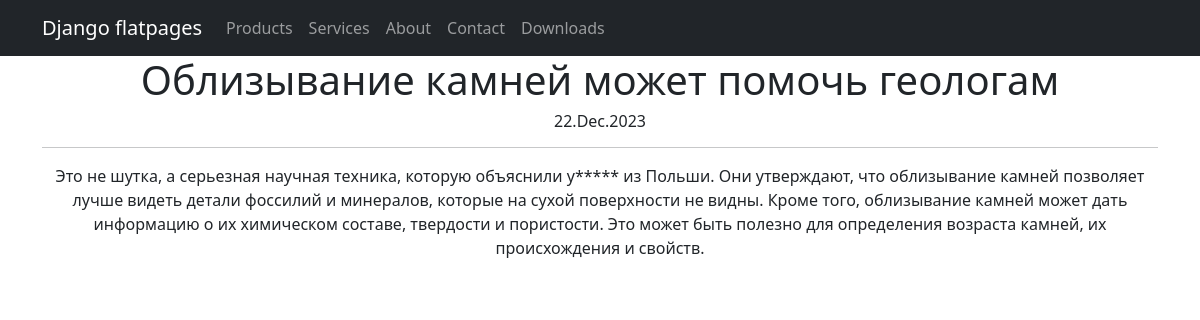
The page /news/2 on the database its author committed.
### news/models.py (models this page shows, shortened)
class Post(models.Model):
    article = 'AR'
    news = 'NE'
    CATEGORY_MATERIAL = [
        (article, 'Статья'),
        (news, 'Новость')
    ]
    author = models.ForeignKey(Author, on_delete=models.CASCADE)
    category_post = models.CharField(max_length=2, choices=CATEGORY_MATERIAL, default=article)
    time_in = models.DateTimeField(auto_now_add=True)
    category_post_many = models.ManyToManyField(Category, through='PostCategory')
    title = models.CharField(max_length=128)
    text = models.TextField()
    rating = models.IntegerField(default=0)

### news/views.py (the view)
# urls.py: path('<int:pk>', PostDetail.as_view()),
class PostDetail(DetailView):
    model = Post
    template_name = 'post.html'
    context_object_name = 'post'

### news/templatetags/custom_filters.py (called while the page is built)
@register.filter()
def censor(text):
    if not isinstance(text, str):
        raise StrException
    else:
        text_list = text.split()
        censor_list = []
        for word in text_list:
            clean_word = ''.join(c for c in word if c not in string.punctuation)
            if clean_word.lower() in BAD_WORDS:
                censor_word = clean_word[0] + (len(clean_word) - 1) * '*'
                censor_list.append(word.replace(clean_word, censor_word))
            else:
                censor_list.append(word)
    return ' '.join(censor_list)

### templates/post.html (shortened to what this page needs)
{% extends 'flatpages/default.html' %}
{% load custom_filters %}
{% block content %}
<h1>{{ post.title }}</h1>
<h6>{{ post.time_in|date:'d.M.Y' }}</h6>
<hr>
{{ post.text|censor }}
{% endblock content %}

### rows shown on the page
Post: title "Облизывание камней может помочь геологам", time_in "22.Dec.2023", text|censor "Это не шутка, а серьезная научная техника, которую объяснили у***** из Польши. Они утверждают, что облизывание камней позволяет лучше видеть детали фоссилий и минералов, которые на сухой поверхности не видны. Кроме того, облизывание камней может дать информацию о их химическом составе, твердости и пористости. Это может быть полезно для определения возраста камней, их происхождения и свойств."
